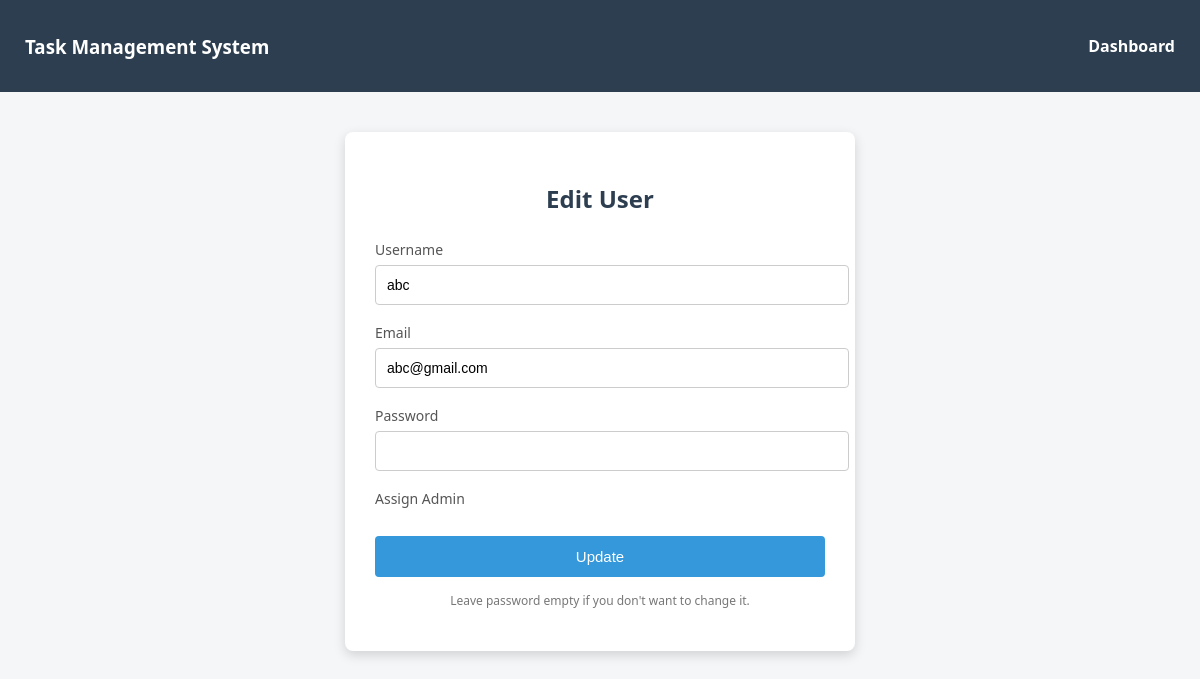
The app's page /users/edit/6/ (signed in), older data.
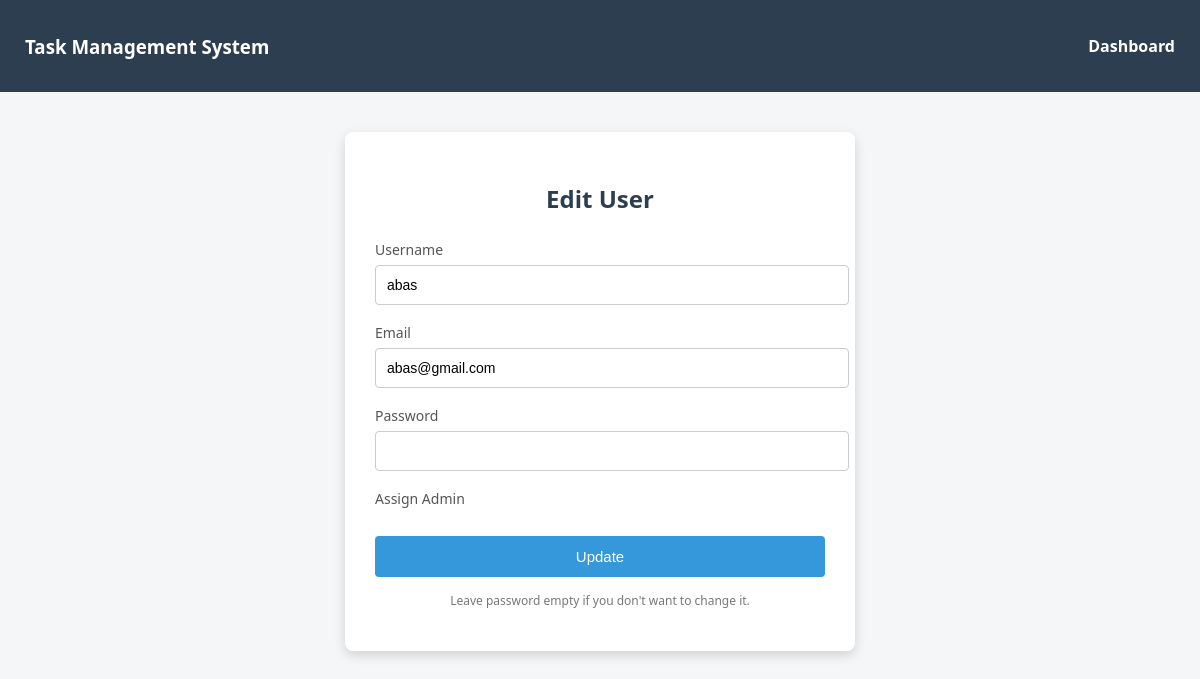
The same page, newer data.
### authapp/models.py (models this page shows, shortened)
class User(AbstractUser):
    ROLE_CHOICES = (
        ('superadmin', 'Super Admin'),
        ('admin', 'Admin'),
        ('user', 'User'),
    )
    role = models.CharField(max_length=25,choices = ROLE_CHOICES,default='superadmin')
    assigned_admin = models.ForeignKey('self',
        on_delete=models.SET_NULL,
        null=True,
        blank=True,
        limit_choices_to={'role': 'admin'},
        related_name='assigned_users')

### authapp/views.py (the view, shortened to what this page needs)
# urls.py: path('users/edit/<int:id>/', views.user_add_edit, name='user_edit'),
@login_required
def user_add_edit(request, id=None):
    user_obj = None
    if id:
        user_obj = get_object_or_404(User, id=id, role='user')
    form = UserForm(request.POST or None, instance=user_obj)
    form.fields['assigned_admin'].queryset = User.objects.filter(role='admin', is_active=True)
    return render(request, 'user_form.html', {'form': form, 'is_edit': id})

### authapp/forms.py
class UserForm(forms.ModelForm):
    password = forms.CharField(required=False, widget=forms.PasswordInput)
    class Meta:
        model = User
        fields = ['username', 'email', 'assigned_admin']

### authapp/templates/user_form.html (shortened to what this page needs)
<!DOCTYPE html>
<html lang="en">
<head>
</head>
<body>
<header>
    <h3>Task Management System</h3>
    <a href="{% url 'superadmin_dashboard' %}">Dashboard</a>
</header>
<div class="container">
    <h2>{% if is_edit %}Edit User{% else %}Add User{% endif %}</h2>
    <form method="post">
        <div class="form-group">
            <label>Username</label>
            {{ form.username }}
        </div>
        <div class="form-group">
            <label>Email</label>
            {{ form.email }}
        </div>
        <div class="form-group">
            <label>Password</label>
            {{ form.password }}
        </div>
        <div class="form-group">
            <label>Assign Admin</label>
        </div>
        <button type="submit">
            {% if is_edit %}Update{% else %}Create{% endif %}
        </button>
        {% if is_edit %}
            <p class="note">
                Leave password empty if you don't want to change it.
            </p>
        {% endif %}
    </form>
</div>
</body>
</html>

Row changes from the older to the newer data that the page shows:
changed User: username "abc" → "abas"; email "abc@gmail.com" → "abas@gmail.com"
